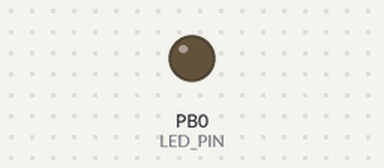
Simulated run of this sketch. Board: ATtiny85, built with avr-gcc and run on an emulated ATtiny85. On the bench: output pins drawn as LEDs (lit = HIGH).

Above: at 2.5 s.
Timing chart, 0 to 31.0 s (numbered marks = the images above):
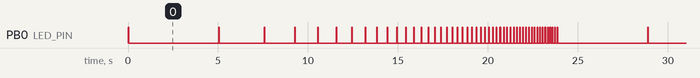

Measured:
- by itself, PB0 (LED_PIN): moves between LOW and HIGH, repeating every 23.9 s
- by itself, everything shown: repeats every 23.9 s, in 58 steps

The sketch:

ATTiny_Chirper.ino
```cpp
 /*
  Chirper
  ------------------------------------------------------------------------------
  Programming
  ----------------------------------------------------------------------------
  In order to program this sketch to AtTiny85 you have to ser Arduino UNO as
  programmer.
  Burn default sketch to Your Arduino UNO:      File > Examples > Arduino ISP
  Then conect it to ATTiny85: https://www.instructables.com/id/How-to-Program-an-Attiny85-From-an-Arduino-Uno/
  Chose your new programmer:              Tools > Programmer > Arduino as ISP.
  Pick ATTiny as your board:              Tools > Board > AtTiny85

  Recommended settings:
  Tools > Board                 : ATTiny85
  Tools > Processor Speed       : 9.6MHz Internal Oscillator
  Tools > Use Bootloader        : No (ISP Programmer Upload)
  Tools > Millis, Tone Support  : Millis and Tone Available
  Tools > Millis Accuracy       : 1.666%
  Tools > Print Support         : Bin, Hex, Dec Supported
  Tools > Link Time Optimisation: LTO Enabled
  Tools > Bron-Out detection lvl: 2.7V
  Tools > Override Clock Source : Internal Oscilator 8MHz
  Tools > Override Frequency    : 20MHz

  Now you may burn bootlader to your ATTiny85
  Then burn your code

  Pinout
  ------------------------------------------------------------------------------
  ATTiny85 pinout

         +------+
  RESET [|o1  8 |] 5V
  A3  3 [| 2  7 |] 2  A1
  A2  4 [| 3  5 |] 1  PWM
  GND   [| 4  6 |] 0  PWM
         +------+

  Important:
    pinMode() must only be used with the "digital pin numbers" 0 .. n
    pins default to INPUT, you do not need to pinMode() to INPUT if you are only
    ever doing an analogRead() from the pin.

    analogRead() must only be used with the "analog pin numbers" A0 .. n

*/


#define INITIAL     5000
#define LED_PIN     0
#define BEEP_DELAY  30

void setup() {
  pinMode(LED_PIN, OUTPUT);
}


void loop() {
 for (int i = 1; i < 50; i++) {
   digitalWrite(LED_PIN, HIGH);
   delay(BEEP_DELAY);
   digitalWrite(LED_PIN, LOW);
   delay(INITIAL/i);
 }
}
```
